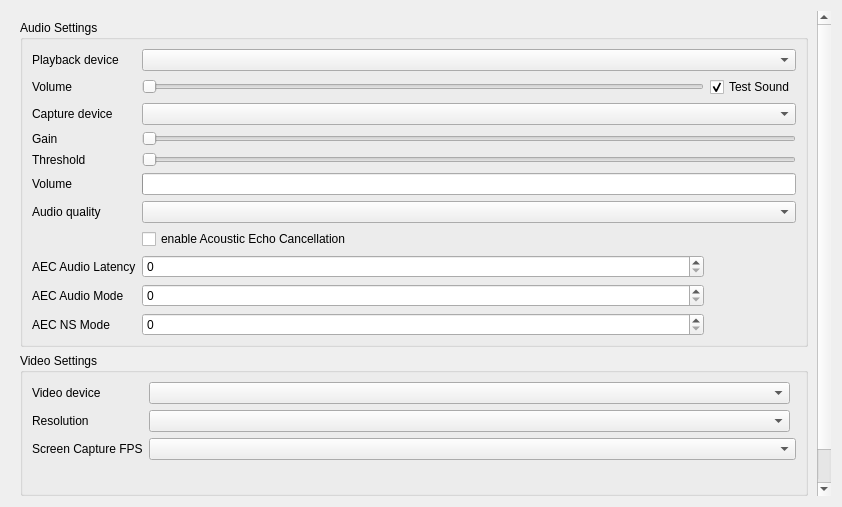
<?xml version="1.0" encoding="UTF-8"?>
<ui version="4.0">
 <class>AVForm</class>
 <widget class="QWidget" name="AVForm">
  <property name="geometry">
   <rect>
    <x>0</x>
    <y>0</y>
    <width>842</width>
    <height>507</height>
   </rect>
  </property>
  <property name="windowTitle">
   <string notr="true">Form</string>
  </property>
  <layout class="QVBoxLayout" name="verticalLayout_2">
   <item>
    <widget class="VerticalOnlyScroller" name="scrollArea">
     <property name="autoFillBackground">
      <bool>true</bool>
     </property>
     <property name="frameShape">
      <enum>QFrame::NoFrame</enum>
     </property>
     <property name="widgetResizable">
      <bool>true</bool>
     </property>
     <widget class="QWidget" name="scrollAreaWidgetContents">
      <property name="geometry">
       <rect>
        <x>0</x>
        <y>0</y>
        <width>830</width>
        <height>495</height>
       </rect>
      </property>
      <layout class="QVBoxLayout" name="verticalLayout_5">
       <item>
        <widget class="QGroupBox" name="audioGroup">
         <property name="title">
          <string>Audio Settings</string>
         </property>
         <layout class="QGridLayout" name="gridLayout_3">
          <property name="bottomMargin">
           <number>8</number>
          </property>
          <item row="2" column="0">
           <widget class="QLabel" name="inDevLabel">
            <property name="text">
             <string>Capture device</string>
            </property>
           </widget>
          </item>
          <item row="1" column="2">
           <widget class="QCheckBox" name="cbEnableTestSound">
            <property name="text">
             <string>Test Sound</string>
            </property>
            <property name="checked">
             <bool>true</bool>
            </property>
           </widget>
          </item>
          <item row="1" column="1">
           <widget class="QSlider" name="playbackSlider">
            <property name="toolTip">
             <string>Use slider to set the volume of your speakers.</string>
            </property>
            <property name="maximum">
             <number>100</number>
            </property>
            <property name="orientation">
             <enum>Qt::Horizontal</enum>
            </property>
           </widget>
          </item>
          <item row="2" column="1" colspan="2">
           <widget class="QComboBox" name="inDevCombobox"/>
          </item>
          <item row="0" column="1" colspan="2">
           <widget class="QComboBox" name="outDevCombobox"/>
          </item>
          <item row="1" column="0">
           <widget class="QLabel" name="playbackLabel">
            <property name="text">
             <string>Volume</string>
            </property>
           </widget>
          </item>
          <item row="3" column="0">
           <widget class="QLabel" name="microphoneLabel">
            <property name="text">
             <string>Gain</string>
            </property>
           </widget>
          </item>
          <item row="3" column="1" colspan="2">
           <widget class="QSlider" name="microphoneSlider">
            <property name="orientation">
             <enum>Qt::Horizontal</enum>
            </property>
           </widget>
          </item>
          <item row="4" column="0">
           <widget class="QLabel" name="audioThresholdLabel">
            <property name="text">
             <string>Threshold</string>
            </property>
           </widget>
          </item>
          <item row="4" column="1" colspan="2">
           <widget class="QSlider" name="audioThresholdSlider">
            <property name="orientation">
             <enum>Qt::Horizontal</enum>
            </property>
           </widget>
          </item>
          <item row="5" column="0">
           <widget class="QLabel" name="volumeDisplayLabel">
            <property name="text">
             <string>Volume</string>
            </property>
           </widget>
          </item>
          <item row="5" column="1" colspan="2">
           <widget class="QProgressBar" name="volumeDisplay">
            <property name="textVisible">
             <bool>false</bool>
            </property>
            <property name="orientation">
             <enum>Qt::Horizontal</enum>
            </property>
           </widget>
          </item>
          <item row="0" column="0">
           <widget class="QLabel" name="outDevLabel">
            <property name="text">
             <string>Playback device</string>
            </property>
           </widget>
          </item>
          <item row="6" column="0">
           <widget class="QLabel" name="audioQualityLabel">
            <property name="text">
             <string>Audio quality</string>
            </property>
           </widget>
          </item>
          <item row="7" column="1" colspan="2">
           <widget class="QCheckBox" name="cbEchoCancellation">
            <property name="text">
             <string>enable Acoustic Echo Cancellation</string>
            </property>
           </widget>
          </item>
          <item row="8" column="0">
           <widget class="QLabel" name="echoLatencyLabel">
            <property name="text">
             <string>AEC Audio Latency</string>
            </property>
            <property name="toolTip">
             <string>Set the Audio Latency for Acoustic Echo Cancellation in ms. The default value is 80 ms.</string>
            </property>
           </widget>
          </item>
          <item row="8" column="1">
           <widget class="QSpinBox" name="echoLatency">
            <property name="minimum">
             <number>0</number>
            </property>
            <property name="maximum">
             <number>300</number>
            </property>
           </widget>
          </item>
          <item row="9" column="0">
           <widget class="QLabel" name="aecechomodeLabel">
            <property name="text">
             <string>AEC Audio Mode</string>
            </property>
            <property name="toolTip">
             <string>AEC Mode 0 to 4</string>
            </property>
           </widget>
          </item>
          <item row="9" column="1">
           <widget class="QSpinBox" name="aecechomode">
            <property name="minimum">
             <number>0</number>
            </property>
            <property name="maximum">
             <number>4</number>
            </property>
           </widget>
          </item>
          <item row="10" column="0">
           <widget class="QLabel" name="aecechonsmodeLabel">
            <property name="text">
             <string>AEC NS Mode</string>
            </property>
            <property name="toolTip">
             <string>AEC NS Mode 0 to 3</string>
            </property>
           </widget>
          </item>
          <item row="10" column="1">
           <widget class="QSpinBox" name="aecechonsmode">
            <property name="minimum">
             <number>0</number>
            </property>
            <property name="maximum">
             <number>3</number>
            </property>
           </widget>
          </item>
          <item row="6" column="1" colspan="2">
           <widget class="QComboBox" name="audioQualityComboBox">
            <property name="sizePolicy">
             <sizepolicy hsizetype="Expanding" vsizetype="Fixed">
              <horstretch>0</horstretch>
              <verstretch>0</verstretch>
             </sizepolicy>
            </property>
            <property name="toolTip">
             <string>Transmitted audio quality. Lower this setting if your bandwidth is not high enough or if you want to reduce bandwidth usage.</string>
            </property>
           </widget>
          </item>
         </layout>
        </widget>
       </item>
       <item>
        <widget class="QGroupBox" name="videoGroup">
         <property name="title">
          <string>Video Settings</string>
         </property>
         <layout class="QVBoxLayout" name="verticalLayout">
          <item>
           <layout class="QGridLayout" name="gridLayout_2">
            <item row="0" column="0">
             <widget class="QLabel" name="videoDevLabel">
              <property name="text">
               <string>Video device</string>
              </property>
             </widget>
            </item>
            <item row="1" column="0">
             <widget class="QLabel" name="resolutionLabel">
              <property name="toolTip">
               <string>Set resolution of your camera.
The higher values, the better video quality your friends may get.
Note though that with better video quality there is needed better internet connection.
Sometimes your connection may not be good enough to handle higher video quality,
which may lead to problems with video calls.</string>
              </property>
              <property name="text">
               <string>Resolution</string>
              </property>
             </widget>
            </item>
            <item row="1" column="1">
             <widget class="QComboBox" name="videoModescomboBox">
              <property name="sizePolicy">
               <sizepolicy hsizetype="Expanding" vsizetype="Fixed">
                <horstretch>0</horstretch>
                <verstretch>0</verstretch>
               </sizepolicy>
              </property>
              <property name="toolTip">
               <string>Set resolution of your camera.
The higher values, the better video quality your friends may get.
Note that with better video quality, you use more bandwidth.
Sometimes your connection may not be good enough to handle higher video quality,
which may lead to problems with video calls.</string>
              </property>
             </widget>
            </item>
            <item row="2" column="0">
             <widget class="QLabel" name="screenFpsLabel">
              <property name="text">
               <string>Screen Capture FPS</string>
              </property>
             </widget>
            </item>
            <item row="2" column="1" colspan="2">
             <widget class="QComboBox" name="screenFpsComboBox">
              <property name="sizePolicy">
               <sizepolicy hsizetype="Expanding" vsizetype="Fixed">
                <horstretch>0</horstretch>
                <verstretch>0</verstretch>
               </sizepolicy>
              </property>
              <property name="toolTip">
               <string>Change framerate and video bitrate for screen capture.</string>
              </property>
             </widget>
            </item>
            <item row="0" column="1">
             <widget class="QComboBox" name="videoDevCombobox"/>
            </item>
           </layout>
          </item>
          <item>
           <widget class="QFrame" name="CamFrame">
            <property name="sizePolicy">
             <sizepolicy hsizetype="MinimumExpanding" vsizetype="MinimumExpanding">
              <horstretch>1</horstretch>
              <verstretch>150</verstretch>
             </sizepolicy>
            </property>
            <property name="frameShape">
             <enum>QFrame::NoFrame</enum>
            </property>
            <property name="frameShadow">
             <enum>QFrame::Raised</enum>
            </property>
            <layout class="QGridLayout" name="gridLayout"/>
           </widget>
          </item>
         </layout>
        </widget>
       </item>
       <item>
        <widget class="QPushButton" name="rescanButton">
         <property name="text">
          <string>Rescan devices</string>
         </property>
        </widget>
       </item>
      </layout>
     </widget>
    </widget>
   </item>
  </layout>
 </widget>
 <customwidgets>
  <customwidget>
   <class>VerticalOnlyScroller</class>
   <extends>QScrollArea</extends>
   <header>src/widget/form/settings/verticalonlyscroller.h</header>
   <container>1</container>
  </customwidget>
 </customwidgets>
 <tabstops>
  <tabstop>scrollArea</tabstop>
  <tabstop>outDevCombobox</tabstop>
  <tabstop>playbackSlider</tabstop>
  <tabstop>cbEnableTestSound</tabstop>
  <tabstop>inDevCombobox</tabstop>
  <tabstop>microphoneSlider</tabstop>
  <tabstop>videoDevCombobox</tabstop>
  <tabstop>videoModescomboBox</tabstop>
  <tabstop>rescanButton</tabstop>
 </tabstops>
 <resources/>
 <connections/>
</ui>
